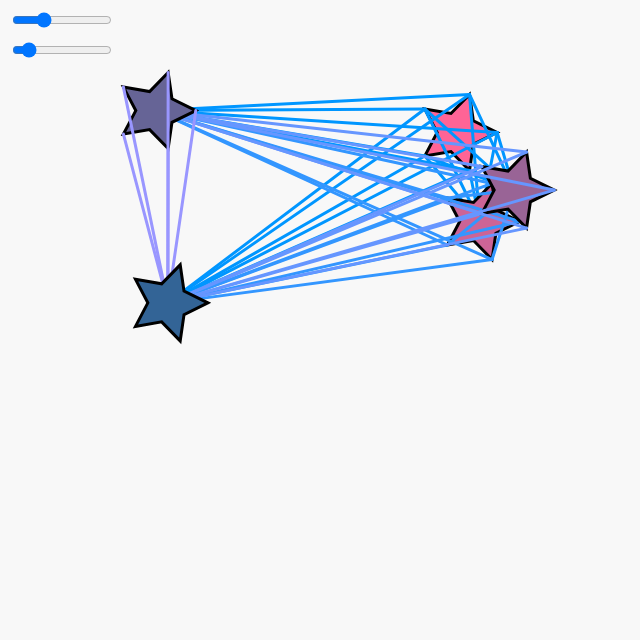
Frame 1 (no input)
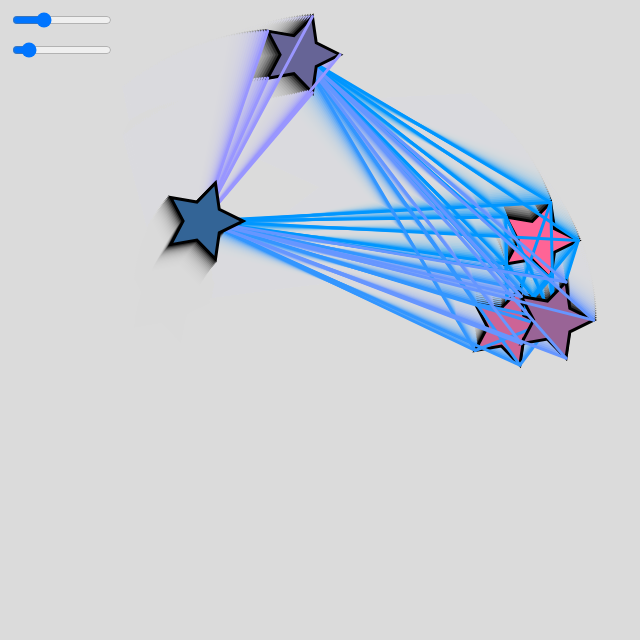
Frame 60 (no input)
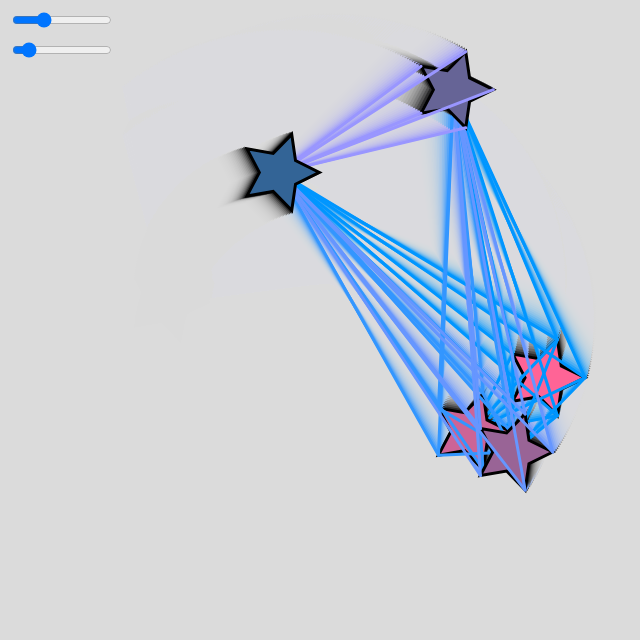
Frame 120 (the mouse pressed at the canvas centre since frame 60)

The p5.js sketch that drew these frames (run headless with seeded random() and noise() and a simulated clock; from frame 60 on, the mouse is pressed at the canvas centre):

// p5.js sketch
// ── sketch.js
let numIterationsSlider;let numIterations = 5;
let baseRadius = 20;
let starPositions = [];
let angleOffset = 0;

function setup() {
  createCanvas(640, 640);
  
  // Slider für die Anzahl der Sterne
  numIterationsSlider = createSlider(3, 10, 5, 1);
  numIterationsSlider.position(10, 10);
  numIterationsSlider.style('width', '100px');
  
  // Slider für die Größe der Sterne
  sizeSlider = createSlider(10, 100, 20, 5);
  sizeSlider.position(10, 40);
  sizeSlider.style('width', '100px');
  
  // Initialisiere zufällige Startpositionen für die Sterne
  for (let i = 0; i < 10; i++) {
    starPositions.push(createVector(random(width), random(height)));
  }
}

function draw() {
  background(220, 50); // transparenter Hintergrund für Trail-Effekt
  noFill();
  strokeWeight(2);
  numIterations = numIterationsSlider.value();
  baseRadius = sizeSlider.value();
  let radius1 = baseRadius;
  let radius2 = baseRadius * 2;

  for (let i = 0; i < numIterations; i++) {
    let starPos = starPositions[i];
    let rotatedX = width / 2 + cos(angleOffset) * (starPos.x - width / 2) - sin(angleOffset) * (starPos.y - height / 2);
    let rotatedY = height / 2 + sin(angleOffset) * (starPos.x - width / 2) + cos(angleOffset) * (starPos.y - height / 2);

    let starEndPoints = drawStar(rotatedX, rotatedY, radius1, radius2, i);

    stroke(map(i, 0, numIterations, 0, 255), 150, 255);

    // Verbinden alle Punkte aller Stern-Zwischenpunkte
    for (let j = i + 1; j < numIterations; j++) {
      let nextStarPos = starPositions[j];
      let nextRotatedX = width / 2 + cos(angleOffset) * (nextStarPos.x - width / 2) - sin(angleOffset) * (nextStarPos.y - height / 2);
      let nextRotatedY = height / 2 + sin(angleOffset) * (nextStarPos.x - width / 2) + cos(angleOffset) * (nextStarPos.y - height / 2);
      
      for (const point of starEndPoints) {
        line(point.x, point.y, nextRotatedX, nextRotatedY);
      }
    }
  }
  
  angleOffset += 0.01;
}

function drawStar(x, y, radius1, radius2, i) {
  let points = 5;
  let angle = TWO_PI / points;
  let halfAngle = angle / 2.0;
  let starEndPoints = [];

  stroke(0); // Dunkle Konturlinie für Cartoon-Effekt
  strokeWeight(3);
  
  fill(255 - i * 255 / numIterations, 100, 150); // Farbfüllung für den Cartoon-Look

  beginShape();
  for (let a = 0; a < TWO_PI; a += angle) {
    let sx = x + cos(a) * radius2;
    let sy = y + sin(a) * radius2;
    vertex(sx, sy);
    starEndPoints.push(createVector(sx, sy));
    sx = x + cos(a + halfAngle) * radius1;
    sy = y + sin(a + halfAngle) * radius1;
    vertex(sx, sy);
  }
  endShape(CLOSE);

  return starEndPoints;
}
